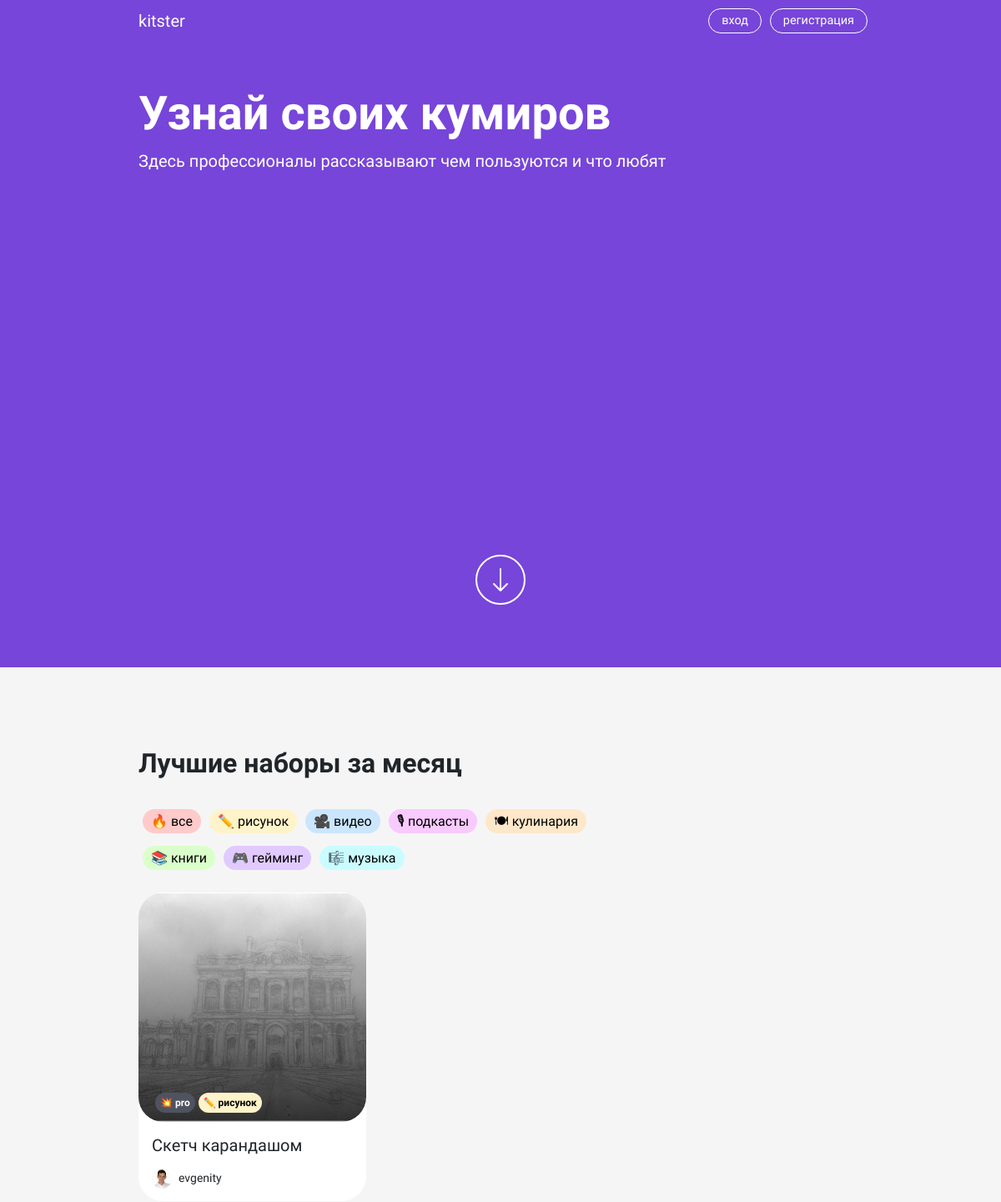
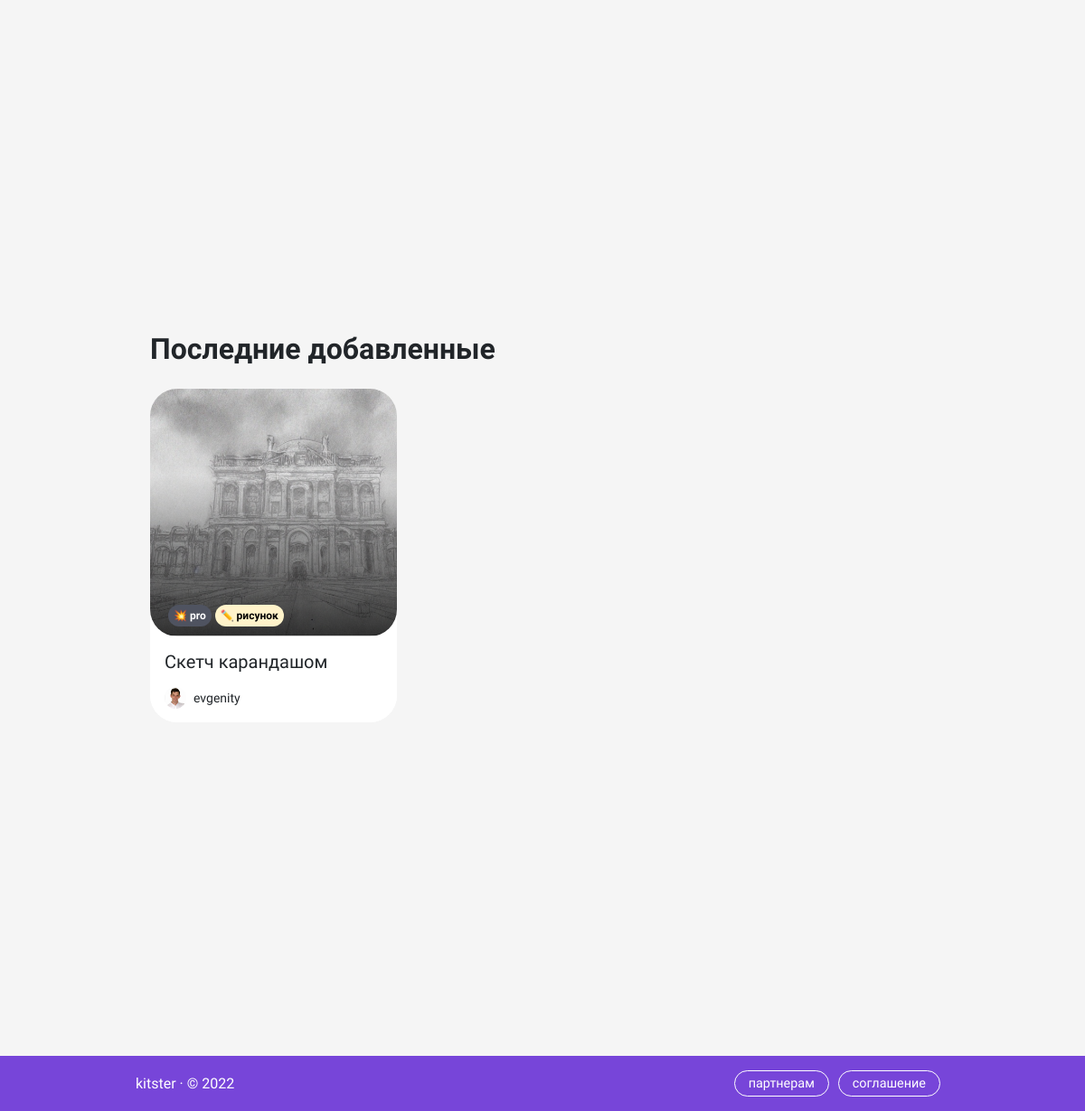
The page / on the database its author committed (2 pictures, top to bottom).
### kits/models.py (models this page shows, shortened)
class Tag(models.Model):
	name = models.CharField(max_length=200)
	class_addon = models.CharField(max_length=200)

class Kit(models.Model):
	pub_date = models.DateTimeField('date published')
	tag = models.ForeignKey(Tag, on_delete=models.PROTECT, null=True)
	title = models.CharField(max_length=200)
	author = models.ForeignKey(Author, on_delete=models.PROTECT)
	cover = models.FileField(upload_to='static')
	hero_cover = models.FileField(upload_to='static', default='static/1500x500.png')
	description = models.CharField(max_length=200)

class Author(models.Model):
	name = models.CharField(max_length=200)
	social_link = models.CharField(max_length=200)
	avatar = models.FileField(upload_to='static')
	hero_cover = models.FileField(upload_to='static', default='static/1500x500.png')
	pro = models.BooleanField(default=True)

### kits/views.py (the view)
# urls.py: path('', index, name='index'),
def index(request):
	latest_kits_list = Kit.objects.order_by('-pub_date')[:5]
	output = ', '.join([k.title for k in latest_kits_list])
	tags = Tag.objects.all()
	context = {
		'latest_kits_list': latest_kits_list,
		'tags': tags,
	}
	return render(request, 'kits/index.html', context)

### kits/templates/kits/index.html (shortened to what this page needs)
{% extends "kits/first.html" %}
{% load static %}
{% block content %}
<div class="main-page">
<div class="col-lg-9 mx-auto">
<div class="p-3 pt-5">
    <h1 class="display-4 fw-bold">Узнай своих кумиров</h1>
    <div class="col-lg-12 ">
      <p class="lead">Здесь профессионалы рассказывают чем пользуются и что любят</p>
    </div>
  </div>
  <div style="border: 2px solid white;
height: 60px;
width: 60px;
border-radius: 30px;
line-height: 0px; bottom: 100px" class="d-flex position-absolute translate-middle start-50 m-auto"><i class="bi bi-arrow-down m-auto" style="font-size: 2rem"></i></div>
</div>
</div>
<div class="second-page">
<div class="col-lg-9 mx-auto p-3 py-md-5">
<h2 class="fw-bold mt-5 mb-4">Лучшие наборы за месяц</h2>
<div class="row mb-4">
  <div class="col-lg-8 d-flex flex-wrap">
      {% for t in tags %}
        <div class="category-wrapper">
          <a href="#" class="category {{t.class_addon}}">{{t.name}}</a>
        </div>
      {% endfor %}
    </div>
  </div>
<div class="row" data-masonry='{"percentPosition": true }' style="position: relative; height: 690px;" id="masonry-container">
  {% for kit in latest_kits_list %}
  <div class="col-sm-6 col-lg-4 mb-4">
    <div class="card">
      <div class="card-header position-relative" style="
       background-image: linear-gradient(180deg, rgba(255,255,255,0.75) 0%, rgba(0,0,0,0.75) 100%), url({{kit.cover.url}}), linear-gradient(white, white);
   ">
        <div class="position-absolute img-badges">
            {% if kit.author.pro %}
             <div class="badge rounded-pill status-pro">💥 pro</div>
             {% endif %}
             <div class="badge rounded-pill category {{kit.tag.class_addon}}">{{kit.tag.name}}</div>
        </div>
      </div>
      <div class="card-body">
        <h5 class="card-title">{{kit.title}}</h5>
      </div>
      <div class="d-flex card-footer border-0">
        <img height="24px" width="24px" src="{{kit.author.avatar.url}}" alt="..." class="rounded-circle">
        <div class="ms-2 small my-auto">
          <span class='link-dark card-author' href="#" style='padding: 0px'>{{kit.author.name}}
          </span>
        </div>
          </div>
        </div>
      </div>
      {% endfor %}
</div>
<h2 class="fw-bold mt-5 mb-4">Последние добавленные</h2>
<div class="row" data-masonry='{"percentPosition": true }' style="position: relative; height: 690px;" id="masonry-container">
  {% for kit in latest_kits_list %}
  <div class="col-sm-6 col-lg-4 mb-4">
    <div class="card">
      <div class="card-header position-relative" style="
       background-image: linear-gradient(180deg, rgba(255,255,255,0) 0%, rgba(255,255,255,0.5) 35%, rgba(0,0,0,0.75) 100%), url({{kit.cover.url}}), linear-gradient(white, white);
   ">
        <div class="position-absolute img-badges">
            {% if kit.author.pro %}
             <div class="badge rounded-pill status-pro">💥 pro</div>
             {% endif %}
             <div class="badge rounded-pill category {{kit.tag.class_addon}}">{{kit.tag.name}}</div>
        </div>
      </div>
      <div class="card-body">
        <h5 class="card-title">{{kit.title}}</h5>
      </div>
      <div class="d-flex card-footer border-0">
        <img height="24px" width="24px" src="{{kit.author.avatar.url}}" alt="..." class="rounded-circle">
        <div class="ms-2 small my-auto">
          <span class='link-dark card-author' href="#" style='padding: 0px'>{{kit.author.name}}
          </span>
        </div>
          </div>
        </div>
      </div>
      {% endfor %}
</div>
</div>
</div>
{% endblock %}

### kits/templates/kits/first.html (shortened to what this page needs)
<!DOCTYPE html>
<html lang="ru">
{% include "kits/head.html" %}
<body>
  {% include "kits/header.html" %}
  <div class="mainwrapper">
       {% block content %}
       {% endblock content %}
</div>
{% include "kits/footer.html" %}
  </body>
  </html>

### kits/templates/kits/head.html (shortened to what this page needs)
{% load static %}
<head>
  <link href="https://cdn.jsdelivr.net/npm/bootstrap@5.2.0/dist/css/bootstrap.min.css" rel="stylesheet">
  <link rel="stylesheet" href="https://cdn.jsdelivr.net/npm/bootstrap-icons@1.9.1/font/bootstrap-icons.css">
  <link rel="stylesheet" href="{% static 'kits/main.css' %}">
</head>

### kits/templates/kits/header.html
<header>
<div class="col-lg-9 mx-auto mb-5">
  <div class="d-flex">
    <a href="{% url 'index' %}" class="d-flex align-items-center text-decoration-none header-logo">kitster</a>
    {% if not user.is_authenticated %}
    <nav class="ms-auto d-flex align-items-center">
      <a class="mx-auto py-2 text-decoration-none header-item" href="{% url 'login' %}">Вход</a>
    </nav>
    <nav class="d-flex align-items-center">
      <a class="mx-auto py-2 text-decoration-none header-item" href="{% url 'signup' %}">Регистрация</a>
    </nav>
    {% else %}
    <nav class="ms-auto d-flex align-items-center">
      <a class="mx-auto py-2 text-decoration-none header-item" href="{% url 'logout' %}">Выйти</a>
    </nav>
    {% endif %}
  </div>
</div>
</header>

### kits/templates/kits/footer.html
<footer class="pb-3 mt-auto">
<div class="col-lg-9 mx-auto">
  <div class="d-flex flex-column flex-md-row align-items-center pt-3 flex-column-reverse">
    <a href="{% url 'index' %}" class="d-flex align-items-center text-muted text-decoration-none">
      <span class="footer-title">kitster &middot; &copy; 2022</span>
    </a>
    <div class="d-inline-flex mt-2 mt-md-0 ms-md-auto">
      <nav class="ms-auto d-flex align-items-center">
      <a class="nav-item footer-nav-item py-2 text-decoration-none" href="">Партнерам</a>
    </nav>
    <nav class="ms-auto d-flex align-items-center">
      <a class="nav-item footer-nav-item py-2 text-decoration-none" href="{% url 'agreement' %}">Соглашение</a>
    </nav>
    </div>
  </div>
</div>
</footer>

### kits/static/kits/main.css (style rules this page uses)
.card-header { width:100%; padding: 100% 0 0 0; background-size: contain; background-repeat: no-repeat; background-position: center center; }
html, body { font-family: Mulish; }
body { background-color: rgb(238, 237, 240); }
nav { border: 1px solid white; padding: 0px 15px; margin-right: 10px; border-radius: 25px; text-transform: lowercase; font-weight: 300; font-size: 0.9rem; line-height: 0.8; }
header { background: #7745D9; padding-top: 10px; height: 55px; position: fixed; top: 0; width: 100vw; z-index: -1; }
footer { background: #7745D9; }
.main-page { background: #7745D9; color: white; height: 100vh; width: 100vw; position:fixed; top: 55px; z-index: -1; }
.footer-title, .footer-nav-item, .footer-nav-item:hover { color: white; }
.second-page { background: #F5F5F5; margin-top: 100vh; z-index:1; }
.header-logo { padding-left: 16px; font-family: 'Dosis', serif; font-weight: 100; font-size: 1.25rem; }
.header-logo, .header-item { color: white !important; }
.category { text-transform: lowercase; }
.img-badges { bottom: 10px; left: 20px }
.card { border-radius: 30px; border: none; background: #ffffff; }
.card-header:first-child { border-radius: 30px; }
.card-footer:last-child { border-radius: 0px 0px 30px 30px; background: #ffffff; padding-bottom: 15px; }
.card-body { padding-bottom: 0px; }
.card-author { font-style: normal; color: #222529; }
.status-pro { background: #4F5360; padding: 6px; }
.category-wrapper > a { padding: 5px 10px; }
.category-wrapper { margin-top: 10px; }
.category { color: black; padding: 6px; text-decoration-style: none; text-decoration: none; border-radius: 30px; }
.category-wrapper { padding: 5px; }
.category-all { background-color: #FFCACA; }
.category-drawing { background-color: #FFF3CA; }
.category-video { background-color: #CAE6FF; }
.category-podcast { background-color: #F8CAFF; }
.category-cooking { background-color: #FFE7CA; }
.category-books { background-color: #DBFFCA; }
.category-gaming { background-color: #E1CAFF; }
.category-music { background-color: #CAFCFF; }

### rows shown on the page
Tag: name "🔥 все"
Tag: name "✏️ рисунок"
Tag: name "🎥 видео"
Tag: name "🎙 подкасты"
Tag: name "🍽 кулинария"
Tag: name "📚 книги"
Tag: name "🎮 гейминг"
Tag: name "🎼 музыка"
Kit: cover (picture), shows "💥 pro", tag.name "✏️ рисунок", title "Скетч карандашом", author.avatar (picture), author.name "evgenity"
